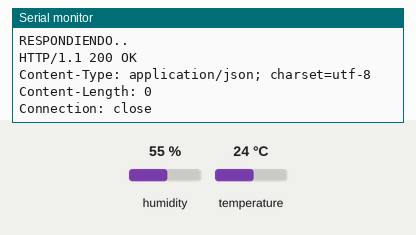
This sketch was run on a simulated ESP8266 (NodeMCU). Shown: the last lines printed to the serial monitor. The inputs (shaded band) are chosen by the test bench; at power-on: humidity 55 %, temperature 24 °C. WiFi joins after 1.5 s; servers stay silent unless stated; uploads are accepted with an empty reply.

Above: at 2.7 s.
2.8 s: humidity set to 22 %
At 3.5 s:
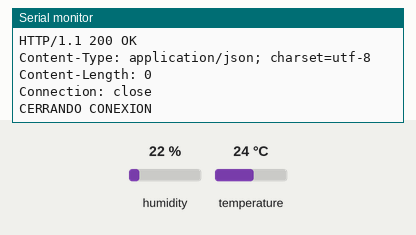
8.7 s: temperature set to 12 °C
At 12.27 s:
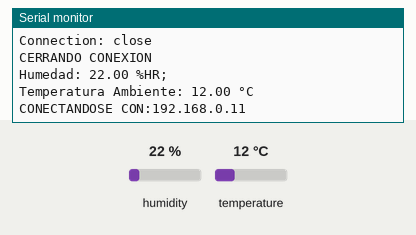
14.6 s: humidity set to 40 %
At 17.57 s:
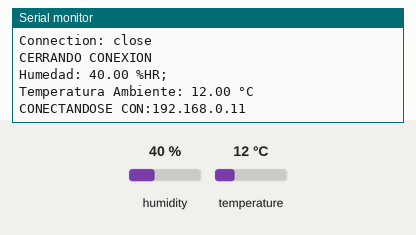
Timing chart, 0 to 19.1 s (numbered marks = the images above; inputs shaded):
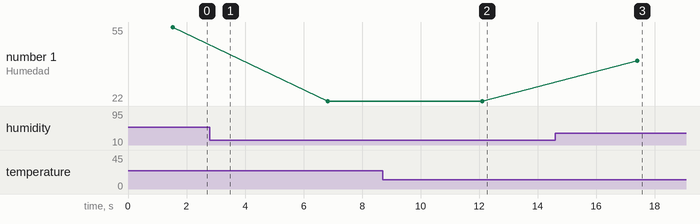

Measured:
- after the input at 8.7 s, the serial monitor: prints a new line after 3.4 s (image 2)
- after the input at 14.6 s, the serial monitor: prints a new line after 2.8 s (image 3)
- plotted number 1: 55 → 22 after the input at 2.8 s, 22 → 40 after the input at 14.6 s

The sketch:

mcuHttp.ino
```cpp
//LIBRERIAS
#include <ESP8266WiFi.h>
#include <DHT.h>

#define DHTTYPE DHT11 // DHT 11

//PINES
#define dht_dpin 0 //D3
DHT dht(dht_dpin, DHTTYPE);


//DECLARACION VARIABLES GLOBALES DE LECTURA
float Humedad, Temperatura; //humedad y temperatura ambiente DHT11

//VARIABLES DE CONEXION
const char* ssid     = "red";
const char* password = "password";
const char* servidor = "192.168.0.11";

void setup() {
  Serial.begin(115200);
  dht.begin();

  WiFi.begin(ssid, password);
  Serial.println("Connecting");
  while(WiFi.status() != WL_CONNECTED) {
    delay(500);
    Serial.print(".");
  }
  Serial.println("");
  Serial.print("Conectado a red WiFi con ip local: ");
  Serial.println(WiFi.localIP());
}

void loop() {
  TemperaturayHumedad();
  String url_1 = "/chatbot/envio-datos-temperatura.php";
  String url_2 = "/chatbot/envio-datos-humedad.php";

  //CONVERSION A TIPO DE DATOS APTOS PARA ENVIAR
  String temp = String(Temperatura,2);
  String preguntaTemp = "cual es la temperatura del cuarto";

  String hum = String(Humedad,2);
  String preguntaHum = "cual es la humedad del cuarto";

  //CONCATENACION DE DATOS A ENVIAR
  String datosTemperatura = "preguntaTemp=" + preguntaTemp + "&respuestaTemp=" + temp;
  String datosHumedad = "preguntaHum=" + preguntaHum + "&respuestaHum=" + hum;

  //CONEXION A SERVIDOR LOCAL
  Serial.print("CONECTANDOSE CON:");
  Serial.println(servidor);

  const int httpPort = 80;  //puerto por el que se comunica http
  WiFiClient client;
  if (!client.connect(servidor, httpPort)){  //INSTANCIACION WIFICLIENT
  Serial.println("CONEXIÓN FALLIDA");
  return;
  }
  Serial.print("ENVIANDO SOLICITUD A URL: ");
  Serial.print(url_1);
  Serial.print(",");
  Serial.println(url_2);

//METODO POST PARA EL ENVIO DE SOLICITUD HTTP
  client.print(String("POST ") + url_1 + " HTTP/1.1" + "\r\n" +
  "Host: " + servidor + "\r\n" +
  "Connection: keep-alive" + "\r\n" +
  "Content-Length: " + datosTemperatura.length() + "\r\n" +
  "Cache-Control: max-age=0" + "\r\n" +
  "Origin: http://192.168.1.5" + "\r\n" +
  "Upgrade-Insecure-Requests: 1" + "\r\n" +
  "Content-Type: application/x-www-form-urlencoded" + "\r\n" + "\r\n" + datosTemperatura);

  client.print(String("POST ") + url_2 + " HTTP/1.1" + "\r\n" +
  "Host: " + servidor + "\r\n" +
  "Connection: keep-alive" + "\r\n" +
  "Content-Length: " + datosHumedad.length() + "\r\n" +
  "Cache-Control: max-age=0" + "\r\n" +
  "Origin: http://192.168.1.5" + "\r\n" +
  "Upgrade-Insecure-Requests: 1" + "\r\n" +
  "Content-Type: application/x-www-form-urlencoded" + "\r\n" + "\r\n" + datosHumedad);


  unsigned  long  timeout = millis(); //tiempo de espera de respuesta
  while (client.available() == 0){
  if (millis() - timeout > 5000) {
  Serial.println(">>> Client Timeout !");
  client.stop();
  return;
    }
  }

  //RESPUESTA DEL SERVIDOR
  Serial.println("RESPONDIENDO..");
  while(client.available()){
  String line= client.readStringUntil('\r');
  Serial.print(line);
  }

  //CIERRE DE CONEXION
  Serial.println();
  Serial.println("CERRANDO CONEXION");
  Serial.println();
  delay(4000); //envio de datos cada 12 seg
}

//FUNCIONES SENSORES
void TemperaturayHumedad () {
    Humedad = dht.readHumidity();              //lectura de humedad DHT11
    Temperatura = dht.readTemperature();       //lectura de temperatura DHT11
    Serial.print("Humedad: ");                //publicacion
    Serial.print(Humedad, 2);
    Serial.println(" %HR; ");
    Serial.print("Temperatura Ambiente: ");
    Serial.print(Temperatura, 2);
    Serial.println(" °C");
}
```
